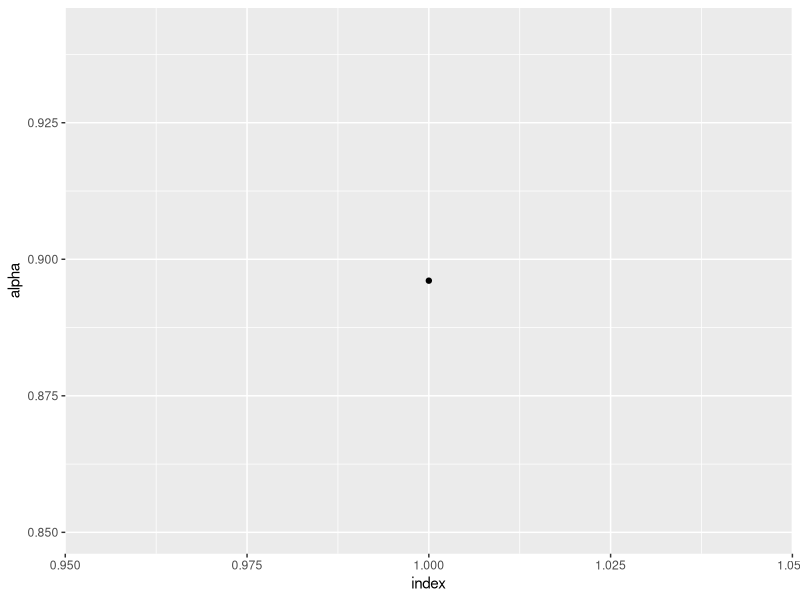
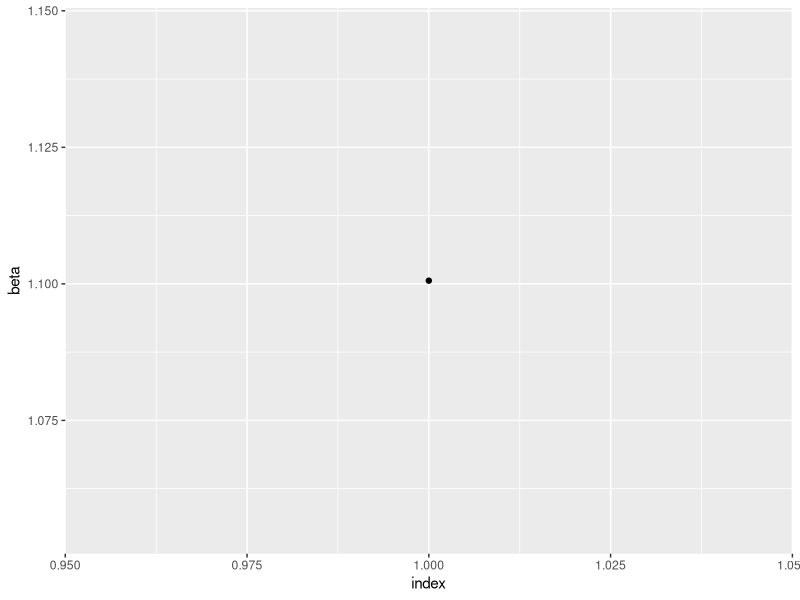
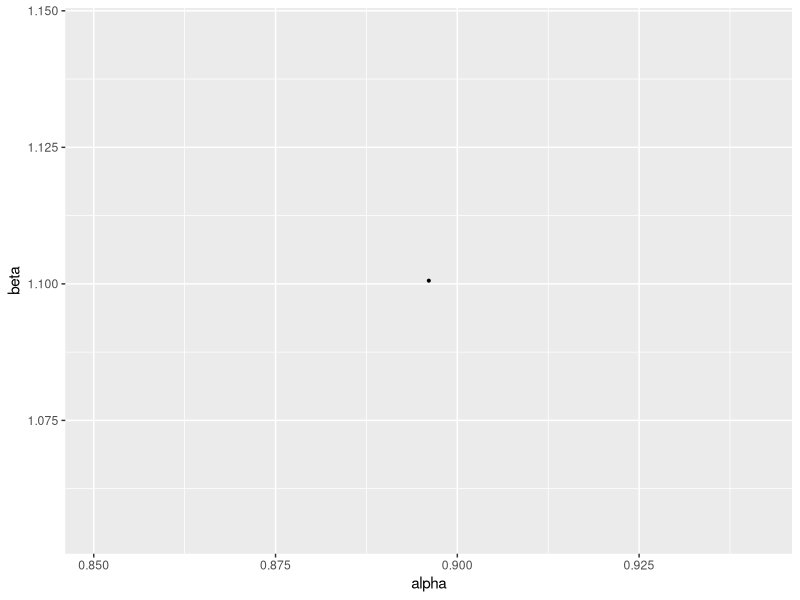

Here is the R script that generated these plots, in order:
library("tidyverse")
x_icount <- 10
n <- 1
x_i <- 1:20
waldtesta <- rep(0,n)
waldtestb <- rep(0,n)
conff1b <- matrix(nrow=n, ncol=2)
conff1a <- matrix(nrow=n, ncol=2)
limits <- rep(0,n)
errors <- rep(0,n)
betahat <- rep(0,n)
ahat <- rep(0,n)
bstar <- 2
resulthypotese <- rep(0,n)
crit = pchisq(0.05,df=2,lower.tail = FALSE)
beta <- function(b,c1,c2 = 0) {
  b ^ (c1 * x_i + c2)
}

for (ii in 1:n) {
  yi <- c(-0.8, 1.15, 1.82, 2.89, 1.43, 0.59, 1.09, 3.00, 2.81, 3.02, 2.39, 3.50, 3.06, 2.41, 2.81, 3.95, 4.19, 5.94, 7.06, 4.55)
  likelihood <- function(a,b) {
    1 / sqrt(2*pi)^x_icount * prod(exp (( a * b ^x_i -yi)^2)/2)
  }
  
  s <- function(b) {
    a <- sum(yi)/sum(beta(b,1,0))
    - sum( a^2 * beta(b,2,-1) * x_i)  +  sum(a * x_i * beta(b,1,-1) * yi)
  }
  
  i <- function(b) {
    a <- sum(yi)/sum(beta(b,1))
    ma <- sum(a ^ 2 * 2 * (x_i-1) * beta(b,2,-2) * x_i)-sum(a ^ 2 * x_i * (x_i-1) * beta(b,2,-2))
    ma^(-1)
  }
  
  intim <- function(b, funk1, funk2) {
    score <- funk1 
    fish <- funk2 
    bk <- b
    itt <-0
    itt1 <- 0
    itt2 <- 0 
    while(abs(score(bk) * fish(bk))>0.001) {
      itt<- itt + 1
      bk = bk + fish(bk) * score(bk)
      if (!is.finite(score(bk))==TRUE | !is.finite((fish(bk)))==TRUE) {
        cat("ERROR!", "\n")
        itt2 <- 1
        break
      }
      if (itt>5000) {
        cat("break", "\n")
        itt1 <- 1
        break(intim)
      }
    }
    c(bk,itt, itt1, itt2)
  }
  resultatintim <- intim(bstar, s, i)
  betahat[ii] <-  resultatintim[1] 
  ahat[ii] <- sum(yi)/sum(beta(betahat[ii],1,0))
  lmle <- likelihood(ahat[ii],betahat[ii])
  
  lognorm <- function(a,b) {
    -2*log(lmle/likelihood(0,1))
  }
  
  resulthypotese[ii] <- lognorm(ahat[ii], betahat[ii])<=crit
  j22y <- 1 / (sum(ahat[ii] * (2 * x_i - 1) * beta(betahat[ii],2,-1) * x_i) -sum(ahat[ii] * x_i *(x_i - 1)* beta(betahat[ii], 1, 0 ) * yi))
  j11y <- 1 / (sum(beta(betahat[ii],2,0)))
  waldtesta[ii]  <- ((ahat[ii]-0)^2)/ j11y
  waldtestb[ii] <- (betahat[ii]-1) ^ 2 / j22y
  conff1b[ii,1] <- betahat[ii] - 1.96 * sqrt(abs(j22y))
  conff1b[ii,2] <- betahat[ii] + 1.96 * sqrt(abs(j22y))
  conff1a[ii,1] <- ahat[ii] - 1.96 * sqrt(abs(j11y))
  conff1a[ii,2] <- ahat[ii] + 1.96 * sqrt(abs(j11y))
  limits[ii] <- resultatintim[3]
  errors[ii] <- resultatintim[4]
  cat("Iteration=", ii, "Limits=", sum(limits),  "Errors=",sum(errors) , "\n") 
}
cat("Hvilke ahat waldtest ligger inde for confidence intervallet", "\n")
confresula <- which(conff1a[,1] < waldtesta & conff1a[,2] > waldtesta); confresula
length(confresula)
cat("Hvilke betahat waldtest ligger inde for confidence intervallet", "\n")
confresulb <- which(conff1b[,1] < waldtestb & conff1b[,2] > waldtestb); confresulb
length(confresulb)
cat("Number of accepted H0 hypothesis", "\n")
sum(resulthypotese)
ahat_plot <- data.frame(x=1:n, y= ahat)
betahat_plot <- data.frame(x=1:n, y= betahat)
ahat_betahat <- data.frame(x= ahat, y=betahat)
ggplot(ahat_plot, aes(x,y)) +
  geom_point() + 
  labs(x = "index", y= "alpha")
ggplot(betahat_plot, aes(x,y)) +
  geom_point() +
  labs(x = "index", y= "beta")
ggplot(ahat_betahat, aes(x,y)) +
  geom_point(size = 0.7) + 
  labs(x = "alpha", y= "beta")